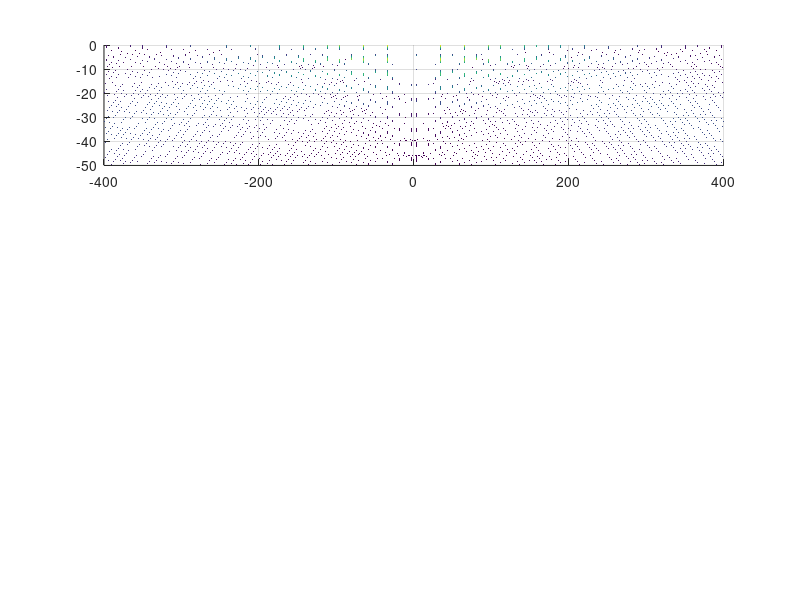

MATLAB code for this plot: (Note: this script raises an error after producing the figure.)
% author: Huan Q. Bui
% Jun 25, 2021
% Decaying standing wave (optical lattice) due to 
%   interference of counter-propagating gaussian beams


clear
close all

%%%%%%%%%%%%%%%%%%%
% clock starts
tic 
% clock starts
%%%%%%%%%%%%%%%%%%%

%%% All lengths are in microns.
res_Z = 10; % increases resolution by factor of length_scale
res_X = 30;
x_bound = 400;
z_bound = 50;
x = -x_bound:1/res_X:x_bound;
z = -z_bound:1/res_Z:0;
[X, Z] = meshgrid(x, z);
k = 2*pi/(1.064); % wavelength is 1064 nm.
theta_inc = -5*pi/180; % incidence angle 
theta_ret = -5*pi/180; % retro-reflected angle 
% recall that FWHM = 1.18 * radius @ (1/e^2) intensity
width = 35; % beam width
w = 35/1.18;
A = 1; % field amplitude

% ideally, theta_inc = theta_ret. 
% if not, the z-lattice will be messed up (very sensitive)

% "left" side: incoming beam (incident) + retro reflected (reflected)
left = @(x,z) A*exp(-(sin(theta_inc).*x + cos(theta_inc).*z).^2/w^2).*exp(+1i*k*(cos(theta_inc).*x-sin(theta_inc).*z))...
    + A*exp(-(sin(theta_ret).*x+cos(theta_ret).*z).^2/w^2).*exp(-1i*k*(cos(theta_ret).*x-sin(theta_ret).*z));

% "right" side retro reflected (incoming) + incoming beam (reflected)
right = @(x,z) A*exp(-(sin(pi-theta_inc).*x + cos(pi-theta_inc).*z).^2/w^2).*exp(+1i*k*(cos(pi-theta_inc).*x-sin(pi-theta_inc).*z))...
    + A*exp(-(sin(pi-theta_ret).*x+cos(pi-theta_ret).*z).^2/w^2).*exp(-1i*k*(cos(pi-theta_ret).*x-sin(pi-theta_ret).*z));

pattern = abs(left(X,Z)+right(X,Z)).^2;

h = figure(1);

% top view
subplot(3,1,1)
surf(X,Z,pattern, 'LineStyle', 'none', 'EdgeAlpha', 0 , 'FaceAlpha',1);
view([0,90])
%colormap('gray');
h.Position = [100 100 800 800];
xlabel('X (microns)')
ylabel('Z (microns)')
title({['Gaussian beam width: ' num2str(width) ' microns, Wavelength: ' num2str(1000*2*pi/k) ' nm'],...
    ['Incoming incident angle: ' num2str(-theta_inc*180/pi)...
    ' degs, Retro-reflected incident angle: ' num2str(-theta_ret*180/pi) ' degs']})

% side view
subplot(3,1,2)
surf(X,Z,pattern, 'LineStyle', 'none', 'EdgeAlpha', 0 , 'FaceAlpha',1);
view([270,0])
%colormap('gray');
title('Side view');
xlabel('X (microns)')
ylabel('Z (microns)')
zlabel('Intensity (a.u.)')

% slice at x = 0
subplot(3,1,3)
x0_data = pattern(:,floor(x_bound*res_X));
plot(z,x0_data);
title('Intensity profile across x = 0.')
set ( gca, 'xdir', 'reverse' )
xlabel('Z (microns)')
ylabel('Intensity (a.u.)')




%%%%%%%%%%%%%%%%%%%
% clock ends
Duration = seconds(round(toc));
Duration.Format = 'hh:mm:ss';
disp(['Time taken : ' char(Duration)]);
disp(['Time in sec: ' num2str(toc)]);
disp(' ');
% clock ends
%%%%%%%%%%%%%%%%%%%



















